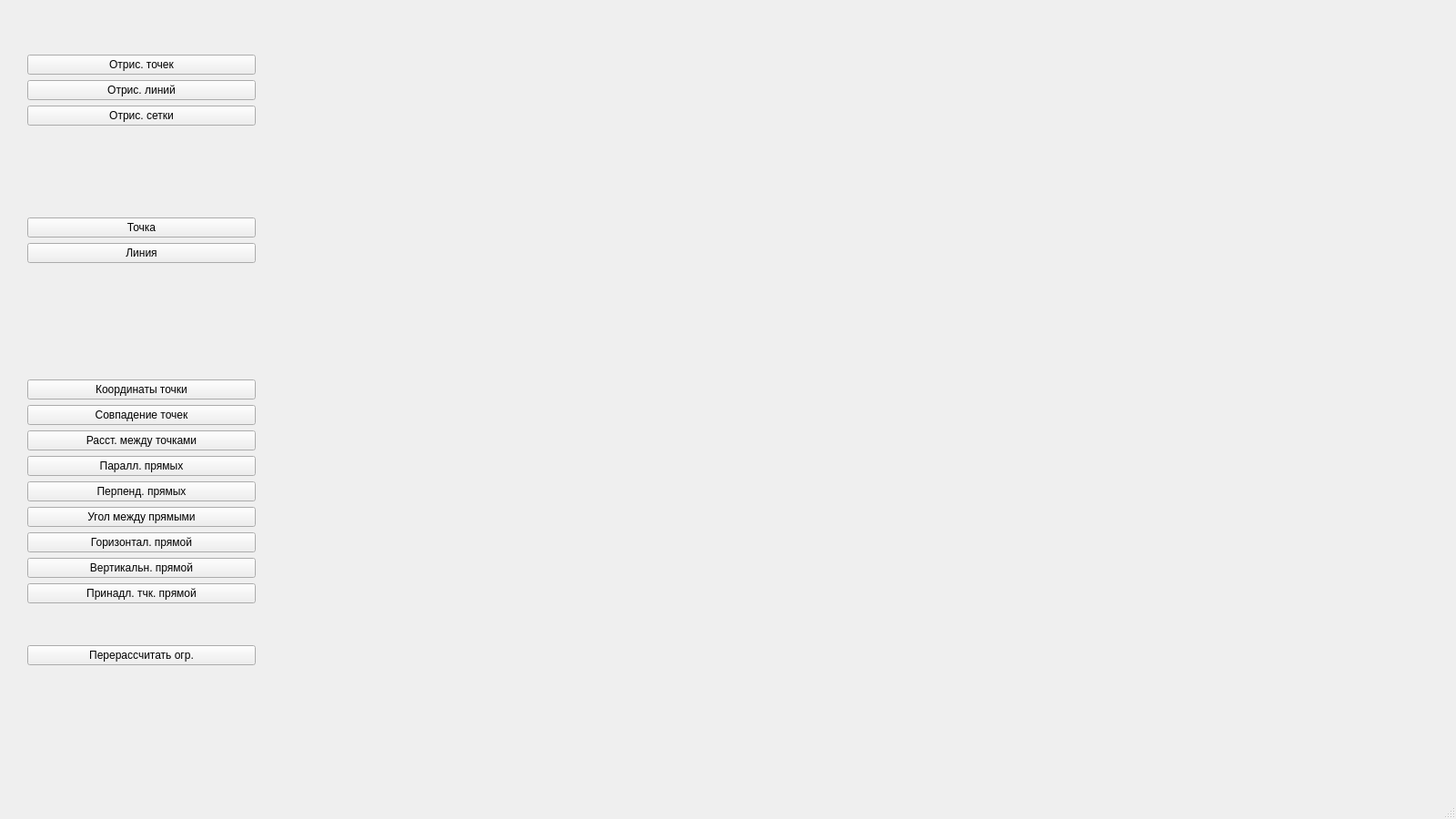
<?xml version="1.0" encoding="UTF-8"?>
<ui version="4.0">
 <class>MainWindow</class>
 <widget class="QMainWindow" name="MainWindow">
  <property name="geometry">
   <rect>
    <x>0</x>
    <y>0</y>
    <width>1600</width>
    <height>900</height>
   </rect>
  </property>
  <property name="windowTitle">
   <string>MainWindow</string>
  </property>
  <widget class="QWidget" name="centralwidget">
   <property name="enabled">
    <bool>true</bool>
   </property>
   <widget class="QWidget" name="verticalLayoutWidget_2">
    <property name="geometry">
     <rect>
      <x>30</x>
      <y>60</y>
      <width>251</width>
      <height>671</height>
     </rect>
    </property>
    <layout class="QVBoxLayout" name="All_Buttons">
     <item>
      <layout class="QVBoxLayout" name="Flag_Buttons">
       <item>
        <widget class="QPushButton" name="point_drawing_btn">
         <property name="text">
          <string>Отрис. точек</string>
         </property>
        </widget>
       </item>
       <item>
        <widget class="QPushButton" name="line_drawing_btn">
         <property name="text">
          <string>Отрис. линий</string>
         </property>
        </widget>
       </item>
       <item>
        <widget class="QPushButton" name="grid_drawing_btn">
         <property name="text">
          <string>Отрис. сетки</string>
         </property>
        </widget>
       </item>
       <item>
        <spacer name="verticalSpacer_3">
         <property name="orientation">
          <enum>Qt::Vertical</enum>
         </property>
         <property name="sizeHint" stdset="0">
          <size>
           <width>20</width>
           <height>40</height>
          </size>
         </property>
        </spacer>
       </item>
      </layout>
     </item>
     <item>
      <layout class="QVBoxLayout" name="Draw_Buttons">
       <item>
        <widget class="QPushButton" name="point_btn">
         <property name="text">
          <string>Точка</string>
         </property>
        </widget>
       </item>
       <item>
        <widget class="QPushButton" name="line_btn">
         <property name="text">
          <string>Линия</string>
         </property>
        </widget>
       </item>
       <item>
        <spacer name="verticalSpacer_2">
         <property name="orientation">
          <enum>Qt::Vertical</enum>
         </property>
         <property name="sizeHint" stdset="0">
          <size>
           <width>20</width>
           <height>40</height>
          </size>
         </property>
        </spacer>
       </item>
      </layout>
     </item>
     <item>
      <layout class="QVBoxLayout" name="Constraints_Buttons">
       <item>
        <widget class="QPushButton" name="dot_pos_btn">
         <property name="text">
          <string>Координаты точки</string>
         </property>
        </widget>
       </item>
       <item>
        <widget class="QPushButton" name="dot_coinc_btn">
         <property name="text">
          <string>Совпадение точек</string>
         </property>
        </widget>
       </item>
       <item>
        <widget class="QPushButton" name="dot_dist_btn">
         <property name="text">
          <string>Расст. между точками</string>
         </property>
        </widget>
       </item>
       <item>
        <widget class="QPushButton" name="line_paral_btn">
         <property name="text">
          <string>Паралл. прямых</string>
         </property>
        </widget>
       </item>
       <item>
        <widget class="QPushButton" name="line_orth_btn">
         <property name="text">
          <string>Перпенд. прямых</string>
         </property>
        </widget>
       </item>
       <item>
        <widget class="QPushButton" name="line_angle_btn">
         <property name="text">
          <string>Угол между прямыми</string>
         </property>
        </widget>
       </item>
       <item>
        <widget class="QPushButton" name="line_hor_btn">
         <property name="text">
          <string>Горизонтал. прямой</string>
         </property>
        </widget>
       </item>
       <item>
        <widget class="QPushButton" name="line_ver_btn">
         <property name="text">
          <string>Вертикальн. прямой</string>
         </property>
        </widget>
       </item>
       <item>
        <widget class="QPushButton" name="point_to_line_btn">
         <property name="text">
          <string>Принадл. тчк. прямой</string>
         </property>
        </widget>
       </item>
       <item>
        <spacer name="verticalSpacer">
         <property name="orientation">
          <enum>Qt::Vertical</enum>
         </property>
         <property name="sizeHint" stdset="0">
          <size>
           <width>20</width>
           <height>40</height>
          </size>
         </property>
        </spacer>
       </item>
       <item>
        <widget class="QPushButton" name="solve_btn">
         <property name="text">
          <string>Перерассчитать огр.</string>
         </property>
        </widget>
       </item>
      </layout>
     </item>
    </layout>
   </widget>
  </widget>
  <widget class="QMenuBar" name="menubar">
   <property name="geometry">
    <rect>
     <x>0</x>
     <y>0</y>
     <width>1600</width>
     <height>21</height>
    </rect>
   </property>
  </widget>
  <widget class="QStatusBar" name="statusbar"/>
 </widget>
 <resources/>
 <connections/>
</ui>
